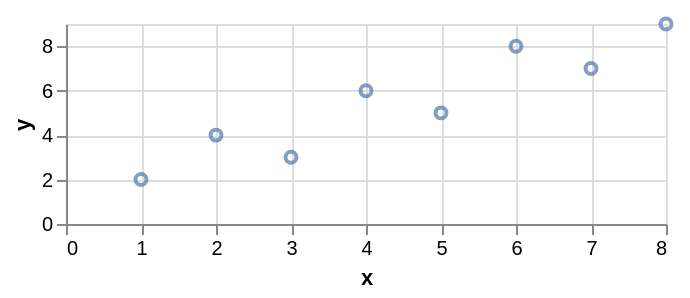

Write the Vega-Lite specification saved for this chart.
### Vega-Lite specification from a JSON file in a GitHub repository (floating-point values rounded to 4 significant figures)
{"$schema": "https://vega.github.io/schema/vega-lite/v6.json", "padding": 5, "data": {"name": "table", "values": [{"c": "A", "g": "p", "x": 1, "y": 2, "v": 5, "t": "2024-01-15", "o": {"v": 3}, "IMDB Rating": 6.1, "d": "x1"}, {"c": "B", "g": "q", "x": 2, "y": 4, "v": 9, "t": "2024-02-20", "o": {"v": 7}, "IMDB Rating": 7.4, "d": "x2"}, {"c": "A", "g": "q", "x": 3, "y": 3, "v": 2, "t": "2024-03-05", "o": {"v": 1}, "IMDB Rating": 5.2, "d": "x1"}, {"c": "C", "g": "p", "x": 4, "y": 6, "v": 7, "t": "2024-05-30", "o": {"v": 4}, "IMDB Rating": 8.8, "d": "x3"}, {"c": "B", "g": "p", "x": 5, "y": 5, "v": 4, "t": "2024-07-11", "o": {"v": 9}, "IMDB Rating": 6.9, "d": "x2"}, {"c": "C", "g": "q", "x": 6, "y": 8, "v": 6, "t": "2024-09-02", "o": {"v": 2}, "IMDB Rating": 7.7, "d": "x3"}, {"c": "A", "g": "p", "x": 7, "y": 7, "v": 8, "t": "2024-11-25", "o": {"v": 5}, "IMDB Rating": 4.4, "d": "x1"}, {"c": "B", "g": "q", "x": 8, "y": 9, "v": 3, "t": "2024-12-31", "o": {"v": 8}, "IMDB Rating": 9.1, "d": "x2"}]}, "width": "container", "height": 100, "mark": "point", "encoding": {"x": {"field": "x", "type": "quantitative"}, "y": {"field": "y", "type": "quantitative"}}}
